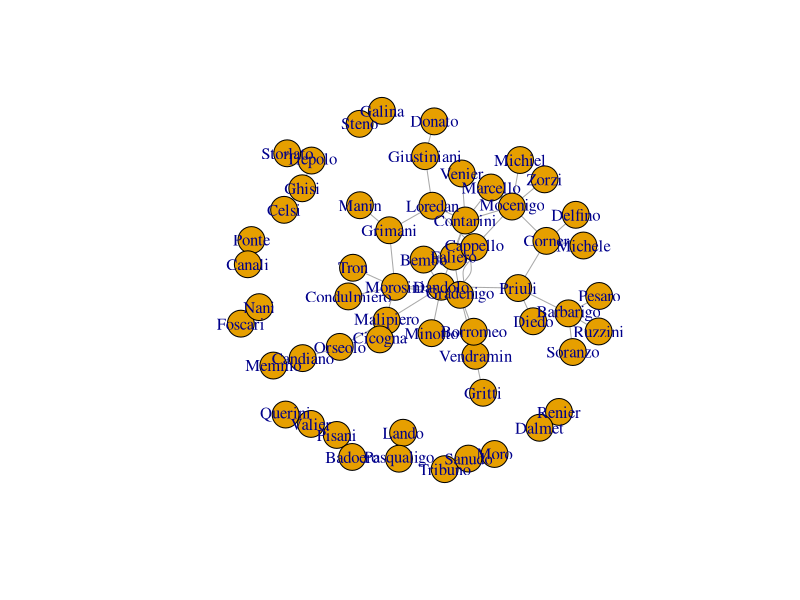
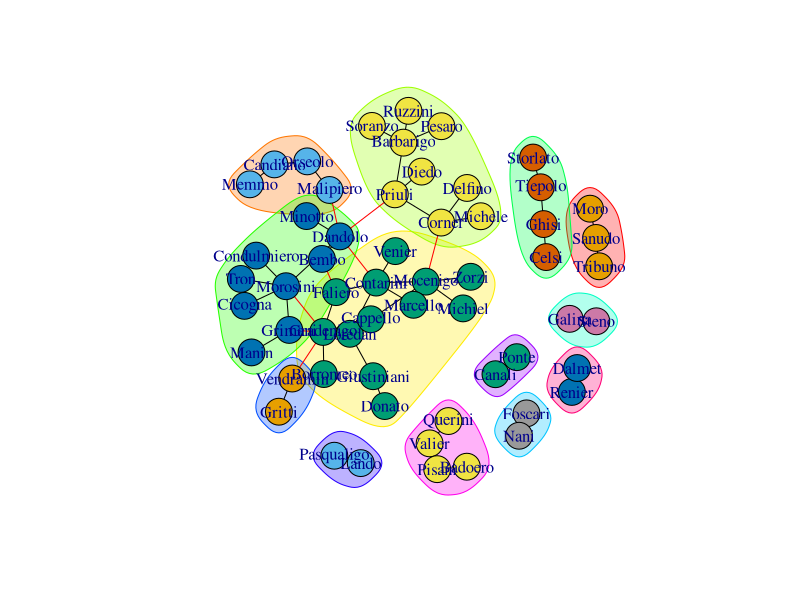

Write R code to recreate these figures, in order.
library(igraph)

data <- read.csv("resources/family-pairs.csv",header=FALSE)
venice.sn <- graph.data.frame(data.frame(data$V1,data$V2),directed=F)
plot(venice.sn)
V(venice.sn)$degree <- degree(venice.sn)
cnet <- cluster_edge_betweenness(venice.sn)

node.type <- read.csv("resources/family-positions.csv")
node.type.dict <- list()

for (r in 1:nrow(node.type)) {
  node.type.dict[[ node.type[r,"Family.name"] ]]  <-  node.type[r,"Positions"]
}

positions = NULL
shapes = NULL

for (r in V(venice.sn)$name) {
  if (! is.null(node.type.dict[[r]])) {
    positions <- c(positions, node.type.dict[[r]])
    shapes <- c(shapes,
                     ifelse(node.type.dict[[r]] == "Doge",
                            "square",
                            ifelse(node.type.dict[[r]] == "Dogaressa","rectangle","circle")))
    
  } else {
    positions <- c(positions,"None")
    shapes <- c(shapes,"sphere")
  }
  
}

plot(cnet,venice.sn,shape=V(venice.sn)$shape)
